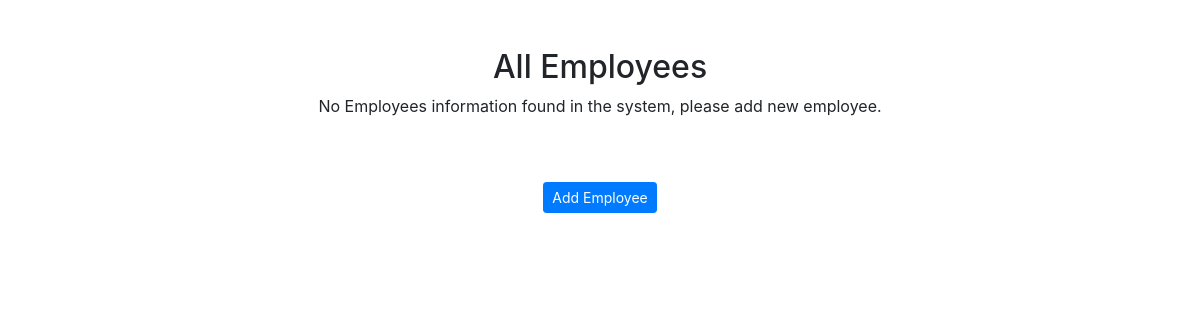
The app's page /employees/, older data.
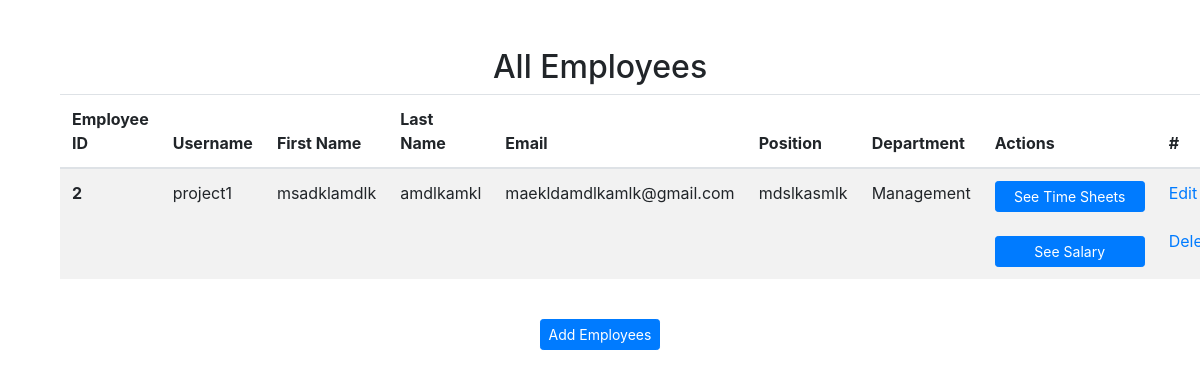
The same page, newer data.
### management/models.py (models this page shows, shortened)
class Employee(AbstractUser):
    employee_id = models.AutoField(primary_key=True)
    first_name = models.CharField(max_length=100)
    last_name = models.CharField(max_length=50)
    mobile_number = models.CharField(max_length=12)
    email = models.EmailField()
    position = models.CharField(max_length=126)
    department = models.ForeignKey(Department, on_delete=models.CASCADE)
    created = models.DateTimeField(auto_now_add=True)
    updated = models.DateTimeField(auto_now_add=True)

class Department(models.Model):
    department_id = models.AutoField(primary_key=True)
    name = models.CharField(max_length=256)
    location = models.CharField(max_length=100)
    created = models.DateTimeField(auto_now_add=True)
    updated = models.DateTimeField(auto_now_add=True)

### management/views.py (the view)
# urls.py: path('employees/',views.get_all_employees,name='employees'),
def get_all_employees(request):
    employees = Employee.objects.all()
    return render(request, 'employees.html', {'employees': employees})

### management/templates/employees.html (shortened to what this page needs)
{% extends 'base.html' %}
{% block content %}
  <div class="container mt-5">
    <h2 class="text-center">All Employees</h2>
    {% if employees %}
    <table class="table table-striped">
      <thead>
        <tr>
          <th scope="col">Employee ID</th>
          <th scope="col">Username</th>
          <th scope="col">First Name</th>
          <th scope="col">Last Name</th>
          <th scope="col">Email</th>
          <th scope="col">Position</th>
          <th scope="col">Department</th>
          <th scope="col">Actions</th>
          <th scope="col">#</th>
        </tr>
      </thead>
      <tbody>
        {% for emp in employees %}
        <tr>
          <th scope="row">{{ emp.employee_id }}</th>
          <td>{{ emp.username }}</td>
          <td>{{ emp.first_name }}</td>
          <td>{{ emp.last_name }}</td>
          <td>{{ emp.email }}</td>
          <td>{{ emp.position }}</td>
          <td>{{ emp.department.name }}</td>
          <td>
            <a href="/employee/{{emp.pk}}/timesheets" class="btn btn-primary btn-sm" style="width:150px;">See Time Sheets</a>
            <br><br>
            <a href="/employee/{{emp.pk}}/salaries" class="btn btn-primary btn-sm" style="width:150px;">See Salary</a>
          </td>
          <td>
            <a href="/employee/edit/{{emp.pk}}"  style="width:80px;">Edit</a>
            <br><br>
            <a href="/employee/delete/{{emp.pk}}"  style="width:80px;">Delete</a>
          </td>
        </tr>
        {% endfor %}
      </tbody>
    </table>
    <br>
<center>
         <a href="/employee/add" class="btn btn-primary btn-sm">Add Employees</a>
    </center>
    {% else %}
      <p class="text-center">
        No Employees information found in the system, please add new employee.
      </p>
    <br><br>
    <center>
      <a href="/employee/add" class="btn btn-primary btn-sm">Add Employee</a>
    </center>
    {% endif %}
  </div>
{% endblock %}

Row changes from the older to the newer data that the page shows:
added Employee: employee_id "2", username "project1", first_name "msadklamdlk", last_name "amdlkamkl", email "maekldamdlkamlk@gmail.com", position "mdslkasmlk", department.name "Management"
Text that changed along with them:
text no longer shown: "No Employees information found in the system, please add new employee. Add Employee"
text now shown: "Employee ID Username First Name Last Name Email Position Department Actions # Add Employees"
